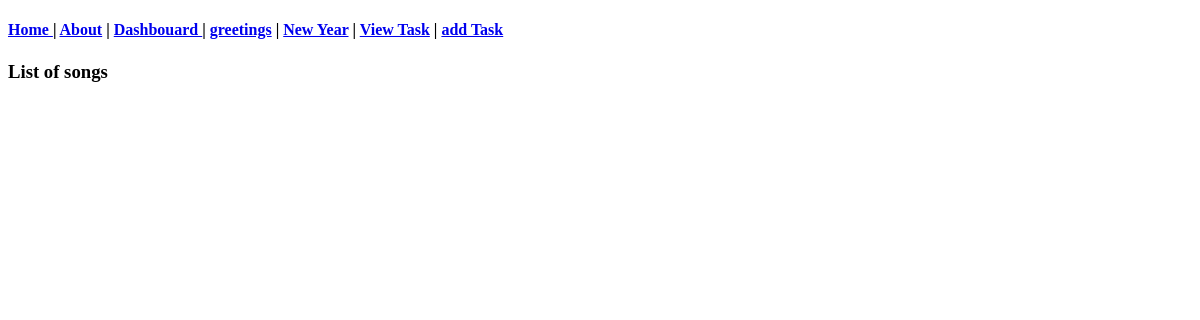
The app's page /music/home/, older data.
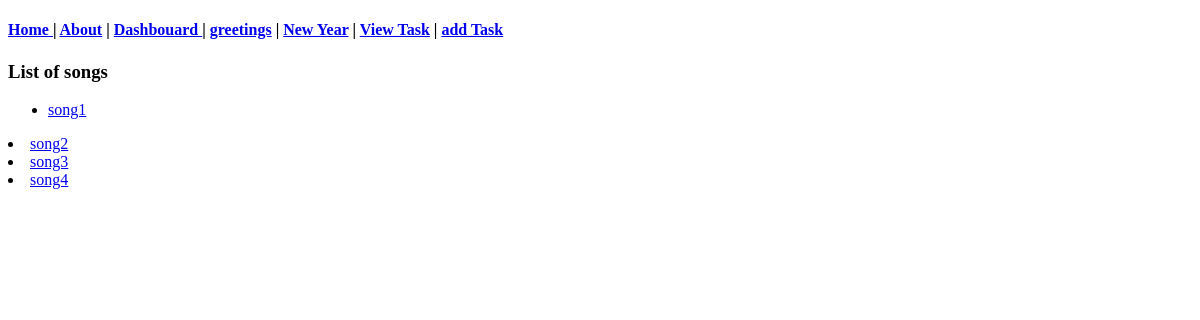
The same page, newer data.
### music/models.py (models this page shows)
class songs(models.Model):
    song_name = models.CharField(max_length=50)
    song_code=models.IntegerField()
    def __str__(self):
        return self.song_name

### music/views.py (the view)
# urls.py: 2. Add a URL to urlpatterns:  path('', views.home, name='home')
def home(request):
    git=songs.objects.all()
    return render(request,"studio/songs.html",{"git":git})

### templates/studio/songs.html
{% extends "student/base_layout.html" %}
{% block body %}
        <h3> List of songs </h3>
    <ul>
    {% for song in git %}
        <li>
    <a href="{% url "music-page" song.id %}">{{ song }}</a>
        </li>
    </ul>
    {% endfor %}
{% endblock %}

Row changes from the older to the newer data that the page shows:
added songs: song_name "song1"
added songs: song_name "song2"
added songs: song_name "song3"
added songs: song_name "song4"
